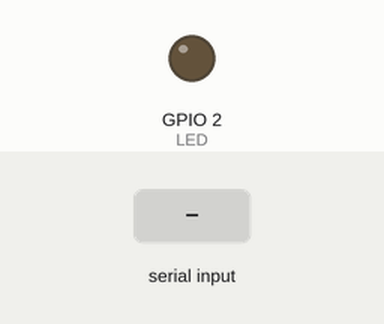
A sketch run on a simulated ESP32. Shown: output pins drawn as LEDs (lit = HIGH). The test bench sets the inputs (shaded band).

Above: at 1.2 s.
1.3 s: "1" received over Serial
At 1.8 s:
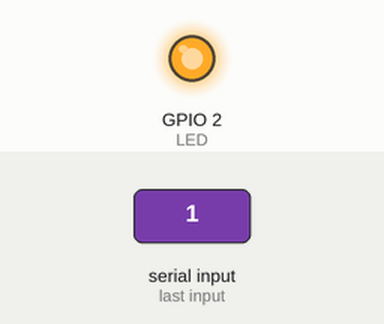
2.8 s: "0" received over Serial
At 4.1 s:
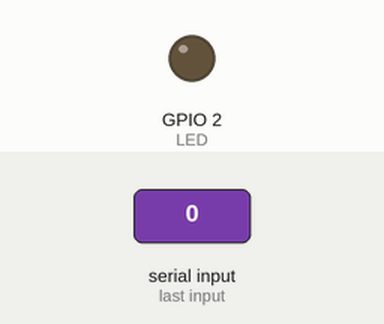
Timing chart, 0 to 5.8 s (numbered marks = the images above; inputs shaded):
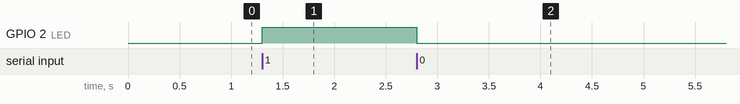

The sketch:

LED_Serial.ino
```cpp
//se asocia el valor 2 a la palabra LED, es una sustitucion de texto
//que se hace antes de compilar, no es una variable
//el pin 2 es donde esta el led azul de la placa
#define LED 2

//setup se ejecuta una sola vez al encender o reiniciar la placa
void setup() {
  //se configura el pin 2 como salida
  pinMode(LED, OUTPUT);
  //se inicia el puerto a 115200 baudios, debe ser la misma velocidad
  //que del otro lado o llegan caracteres basura
  Serial.begin(115200);
}
//se inicia el loop indefinidamente
void loop() {
  //si serial tiene algo de datos entra el if
  if (Serial.available() > 0) {
    //lee el dato que esta en serial
    char dato = Serial.read();
    //si el dato es el caracter 1 se enciende el led, es el caracter
    //y no el numero
    if (dato == '1') {
      //HIGH pone 3.3 V en el pin
      digitalWrite(LED, HIGH);
    }
    //si el dato es 0 se apaga el led
    if (dato == '0') {
      //LOW deja el pin en 0 V
      digitalWrite(LED, LOW);
    }
  }
}
```

Measured:
- after the input at 1.3 s, GPIO 2 (LED): LOW → HIGH at once
- after the input at 2.8 s, GPIO 2 (LED): HIGH → LOW at once
